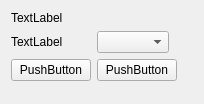
<?xml version="1.0" encoding="UTF-8"?>
<ui version="4.0">
 <class>Form</class>
 <widget class="QWidget" name="Form">
  <property name="geometry">
   <rect>
    <x>0</x>
    <y>0</y>
    <width>204</width>
    <height>104</height>
   </rect>
  </property>
  <property name="windowTitle">
   <string>Form</string>
  </property>
  <layout class="QVBoxLayout" name="verticalLayout" stretch="0,1">
   <item>
    <widget class="QLabel" name="lbl_Header">
     <property name="text">
      <string>TextLabel</string>
     </property>
    </widget>
   </item>
   <item>
    <layout class="QFormLayout" name="formLayout">
     <property name="sizeConstraint">
      <enum>QLayout::SetDefaultConstraint</enum>
     </property>
     <property name="fieldGrowthPolicy">
      <enum>QFormLayout::FieldsStayAtSizeHint</enum>
     </property>
     <item row="0" column="0">
      <widget class="QLabel" name="lbl_Ext">
       <property name="text">
        <string>TextLabel</string>
       </property>
      </widget>
     </item>
     <item row="0" column="1">
      <widget class="QComboBox" name="cBox_Ext"/>
     </item>
     <item row="1" column="1">
      <widget class="QPushButton" name="btn_Ok">
       <property name="text">
        <string>PushButton</string>
       </property>
      </widget>
     </item>
     <item row="1" column="0">
      <widget class="QPushButton" name="btn_Cancel">
       <property name="text">
        <string>PushButton</string>
       </property>
      </widget>
     </item>
    </layout>
   </item>
  </layout>
 </widget>
 <resources/>
 <connections/>
</ui>
